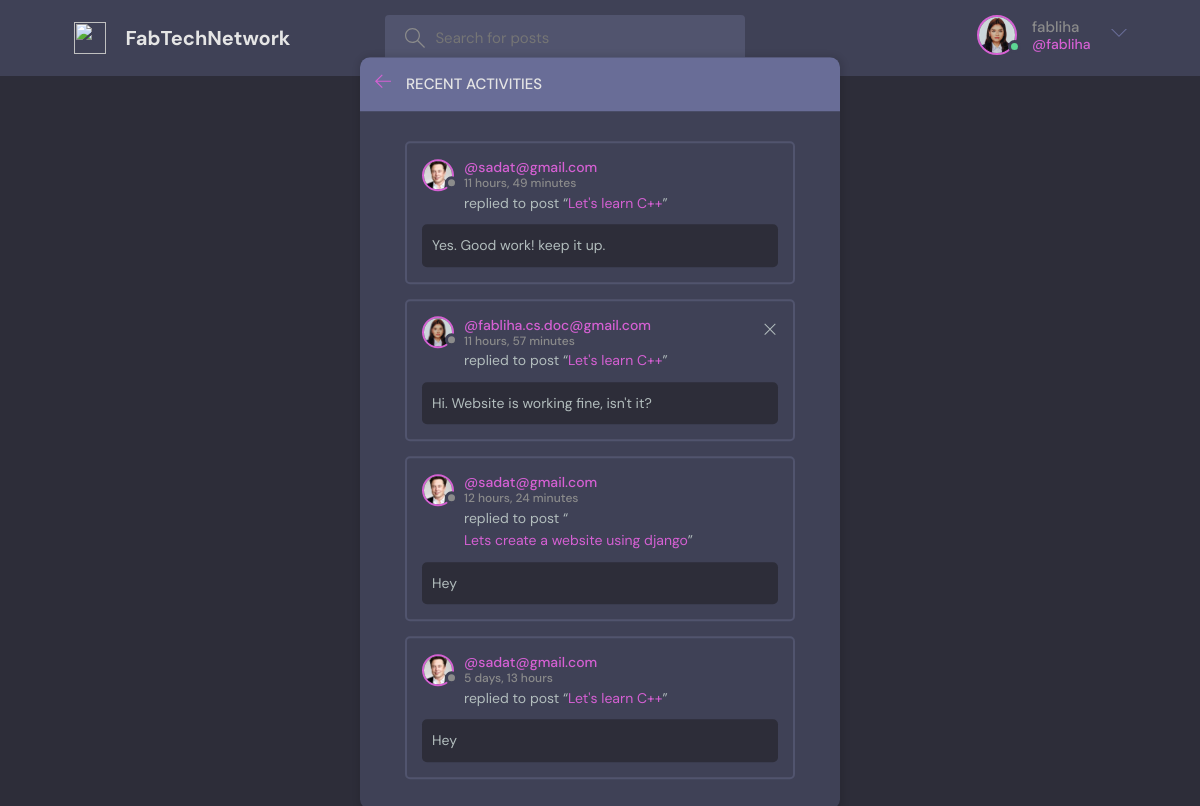
The app's page /activity/ (signed in), older data.
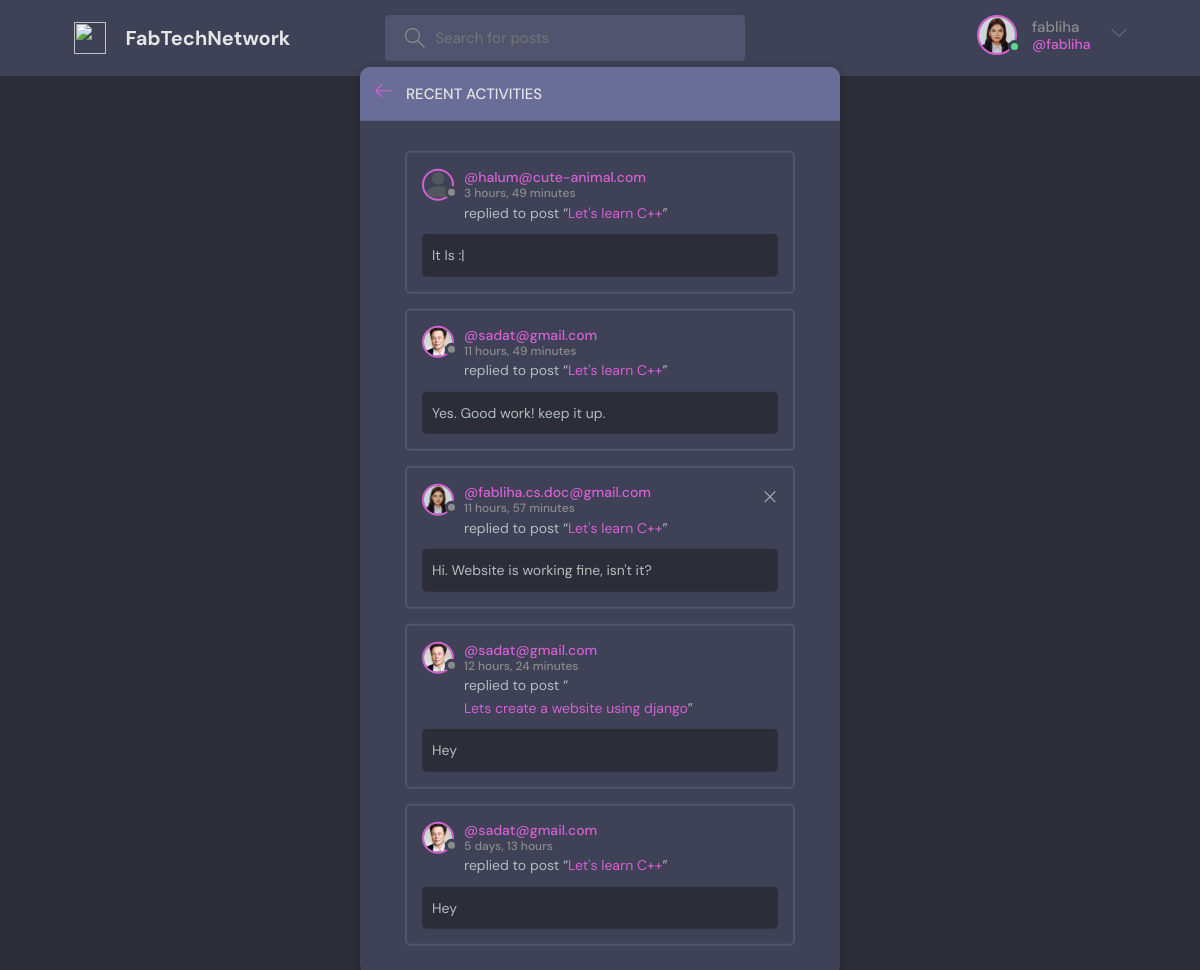
The same page, newer data.
### base/models.py (models this page shows, shortened)
class User(AbstractUser):
    name =models.CharField(max_length=200, null=True)
    email =models.EmailField(unique=True, null=True)
    bio = models.TextField(null=True)
    avatar = models.ImageField(null=True, default="avatar.png")
    USERNAME_FIELD = 'email'
    REQUIRED_FIELDS=[]

class Message(models.Model):
    user = models.ForeignKey(User, on_delete = models.CASCADE)
    room = models.ForeignKey(Room, on_delete=models.CASCADE)
    body = models.TextField()
    updated = models.DateTimeField(auto_now=True)
    created = models.DateTimeField(auto_now_add=True)
    class Meta:
        ordering = ['-updated', '-created']

class Room(models.Model):
    host = models.ForeignKey(User, on_delete=models.SET_NULL, null=True)
    topic = models.ForeignKey(Topic, on_delete=models.SET_NULL, null=True)
    name = models.CharField(max_length=200)
    description = models.TextField(null=True, blank=True)
    participants = models.ManyToManyField(User, related_name='participants',blank=True)
    updated = models.DateTimeField(auto_now=True)
    created = models.DateTimeField(auto_now_add=True)
    class Meta:
        ordering = ['-updated', '-created']
    def __str__(self):
        return self.name

### base/views.py (the view)
# urls.py: path('activity/', views.activityPage, name="activity"),
def activityPage(request):
    room_messages = Message.objects.all()
    return render(request, 'base/activity.html', {'room_messages' : room_messages})

### base/templates/base/activity.html
{% extends 'main.html' %}
{% block content %}
    <main class="layout">
      <div class="container">
        <div class="layout__box">
          <div class="layout__boxHeader">
            <div class="layout__boxTitle">
              <a href="{% url 'home' %}">
                <svg version="1.1" xmlns="http://www.w3.org/2000/svg" width="32" height="32" viewBox="0 0 32 32">
                  <title>arrow-left</title>
                  <path
                    d="M13.723 2.286l-13.723 13.714 13.719 13.714 1.616-1.611-10.96-10.96h27.625v-2.286h-27.625l10.965-10.965-1.616-1.607z"
                  ></path>
                </svg>
              </a>
              <h3>Recent Activities</h3>
            </div>
          </div>
          <div class="activities-page layout__body">
            {% for message in room_messages %}
            <div class="activities__box">
              <div class="activities__boxHeader roomListRoom__header">
                <a href="{% url 'user-profile' message.user.id %}" class="roomListRoom__author">
                  <div class="avatar avatar--small">
                    <img src="{{message.user.avatar.url}}" />
                  </div>
                  <p>
                    @{{message.user}}
                    <span>{{message.created|timesince}}</span>
                  </p>
                </a>
                {% if request.user == message.user %}
                <div class="roomListRoom__actions">
                  <a href="{% url 'delete-message' message.id %}">
                    <svg version="1.1" xmlns="http://www.w3.org/2000/svg" width="32" height="32" viewBox="0 0 32 32">
                      <title>remove</title>
                      <path
                        d="M27.314 6.019l-1.333-1.333-9.98 9.981-9.981-9.981-1.333 1.333 9.981 9.981-9.981 9.98 1.333 1.333 9.981-9.98 9.98 9.98 1.333-1.333-9.98-9.98 9.98-9.981z"
                      ></path>
                    </svg>
                  </a>
                </div>
                {% endif %}
              </div>
              <div class="activities__boxContent">
                <p>replied to post “<a href="{% url 'room' message.room.id %}">{{message.room}}</a>”</p>
                <div class="activities__boxRoomContent">
                  {{message.body}}
                </div>
              </div>
            </div>
            {% endfor %}
          </div>
        </div>
      </div>
    </main>
    {% endblock %}

### templates/main.html (shortened to what this page needs)
<!DOCTYPE html>
{% load static %}
<html lang="en">
  <head>
    <link rel="stylesheet" href="{% static 'styles/style.css' %}" />
  </head>
  <body>
    {%include 'navbar.html' %}
    {% block content%}
    {% endblock %}
  </body>
</html>

### templates/navbar.html (shortened to what this page needs)
{% load static %}
<header class="header header--loggedIn">
    <div class="container">
      <a href="{% url 'home' %}" class="header__logo">
        <img src="{% static 'images/logo.svg' %}" />
        <h1>FabTechNetwork</h1>
      </a>
      <form class="header__search" method="GET" action="{% url 'home' %}">
        <label>
          <input name="q" placeholder="Search for posts" />
        </label>
      </form>
      <nav class="header__menu">
        {% if request.user.is_authenticated %}
        <div class="header__user">
          <a href="{% url 'user-profile' pk=request.user.id %}">
            <div class="avatar avatar--medium active">
              <img src="{{request.user.avatar.url}}" />
            </div>
            <p>{{request.user.username}}<span>@{{request.user.username}}</span></p>
          </a>
          <button class="dropdown-button">
            <svg version="1.1" xmlns="http://www.w3.org/2000/svg" width="32" height="32" viewBox="0 0 32 32">
              <title>chevron-down</title>
              <path d="M16 21l-13-13h-3l16 16 16-16h-3l-13 13z"></path>
            </svg>
          </button>
        </div>
        {% else %}
        <a href="{% url 'login' %}">
            <img src="{% static 'images/avatar.svg' %}" />
            <p>Login</p>
        </a>
        {% endif %}
      </nav>
    </div>
  </header>

Row changes from the older to the newer data that the page shows:
added Message: user.avatar (placeholder picture), user "halum@cute-animal.com", created "3 hours, 49 minutes", room "Let's learn C++", body "It Is :|"
